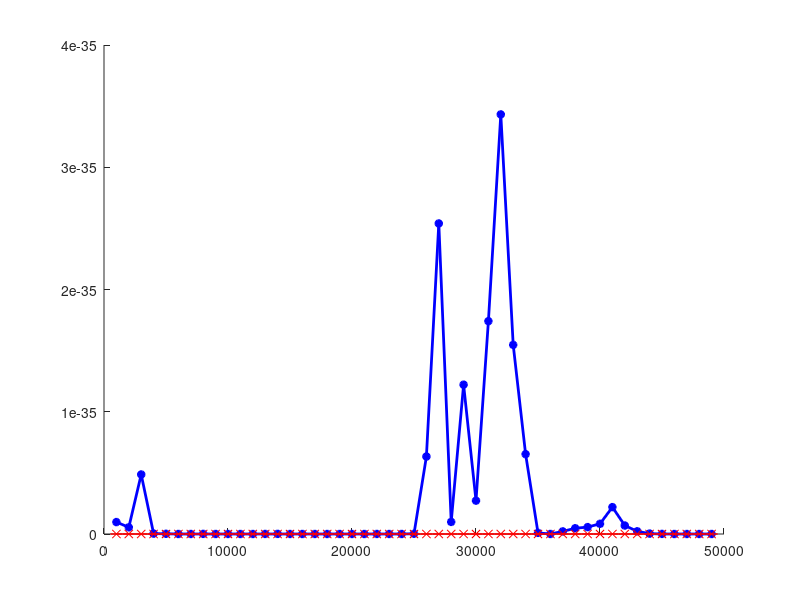

Reproduce this figure in MATLAB. (Note: this script raises an error after producing the figure.)
statistics = load('m50n100_LargeSynF_COMP.txt');
statistics = statistics(1:end-1, :);
rank_hyperparameter = 50;
training_size = statistics(:, 1);
sl_variation_dist = statistics(:, 4);
em_variation_dists = statistics(:, 5:end);
mean_em_variation_dist = mean(em_variation_dists, 2);
std_em_variation_dist = std(em_variation_dists, 0, 2);

figure;
hold on;
plot(training_size, sl_variation_dist, 'b-*', 'lineWidth', 2);
errorbar(training_size, mean_em_variation_dist, std_em_variation_dist, ...
        'r-x', 'lineWidth', 2);
set(gca, 'yscale', 'log');
hold off;
grid on;
legend('LearnHMM', 'EM');
xlabel('Training Size', 'fontsize', 15);
ylabel('L1 error', 'fontsize', 15);
title_content = sprintf('LargeSyn, m = %d', rank_hyperparameter);
title(title_content, 'fontsize', 15);